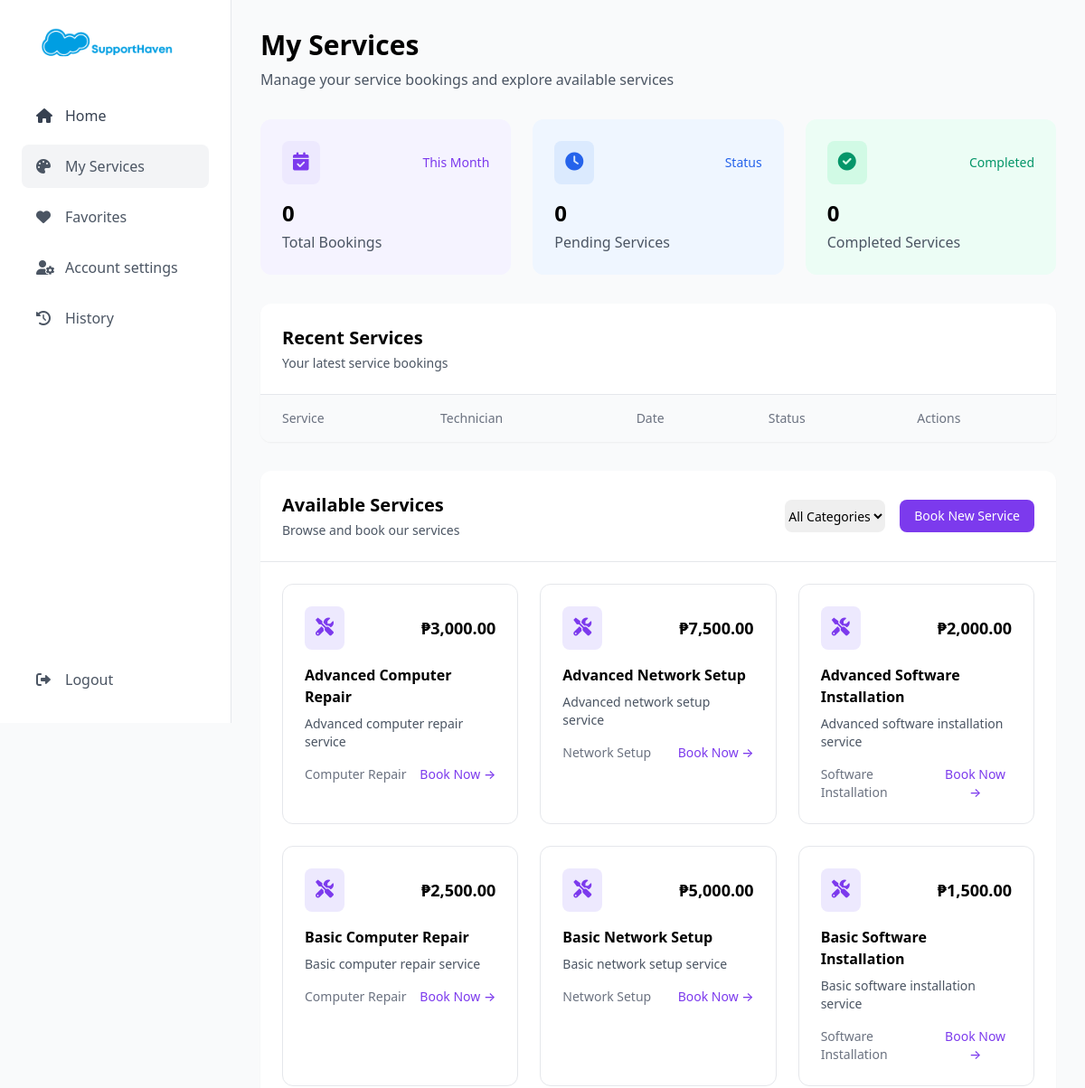
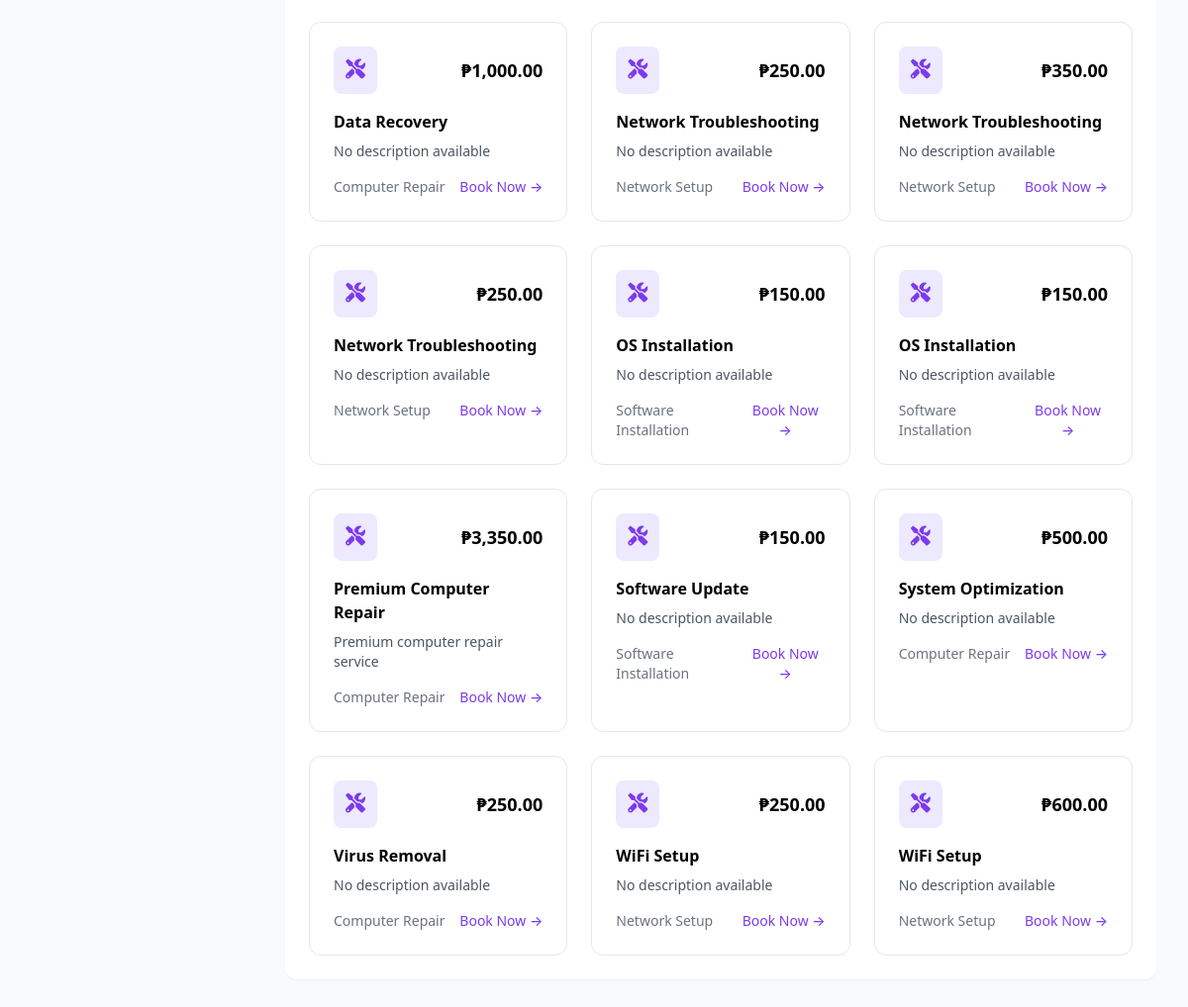
Screenshot of /my-services.php (signed in) with the database file from the repository (2 pictures, top to bottom).
### tables this page shows
CREATE TABLE `services` (
  `id` int(11) NOT NULL,
  `category_id` int(11) DEFAULT NULL,
  `name` varchar(100) NOT NULL,
  `price` decimal(10,2) NOT NULL,
  `description` text DEFAULT NULL
);

CREATE TABLE `categories` (
  `id` int(11) NOT NULL,
  `name` varchar(100) NOT NULL
);

### my-services.php (the view, shortened to what this page needs)
<?php
$database = new Connection();
$db = $database->getConnection();
$user_id = $_SESSION['user_id'];
$query = "SELECT b.*, s.name as service_name, t.firstname as technician_firstname, t.lastname as technician_lastname, t.id as technician_id, tech.skill_rating
          FROM bookings b
          JOIN services s ON b.service_id = s.id
          LEFT JOIN users t ON b.technician_id = t.id
          LEFT JOIN technicians tech ON t.id = tech.user_id
          WHERE b.user_id = :user_id
          ORDER BY b.booking_date DESC LIMIT 5";
$stmt = $db->prepare($query);
$stmt->bindParam(":user_id", $user_id);
$stmt->execute();
$recentServices = $stmt->fetchAll(PDO::FETCH_ASSOC);
$query = "SELECT s.*, c.name as category_name
          FROM services s
          JOIN categories c ON s.category_id = c.id
          ORDER BY s.name ASC";
$stmt = $db->prepare($query);
$stmt->execute();
$availableServices = $stmt->fetchAll(PDO::FETCH_ASSOC);
?>
<!DOCTYPE html>
<html lang="en">
<head>
    <link href="https://cdn.jsdelivr.net/npm/tailwindcss@2.2.19/dist/tailwind.min.css" rel="stylesheet">
    <link href="https://cdnjs.cloudflare.com/ajax/libs/font-awesome/6.0.0-beta3/css/all.min.css" rel="stylesheet">
</head>
<body class="bg-gray-50">
    <aside class="fixed left-0 top-0 h-screen w-64 bg-white border-r border-gray-200 flex flex-col">
        <div class="p-6">
            <a href="index.html">
                <img src="images/logo.png" alt="SupportHaven" class="h-12 mb-8 pl-4">
            </a>
            <nav class="space-y-2">
                <a href="user-landing.php" class="flex items-center px-4 py-3 text-gray-700 rounded-lg hover:bg-gray-100 rounded-lg ">
                    <i class="fas fa-home w-5 mr-3"></i> Home
                </a>
                <a href="my-services.php" class="flex items-center px-4 py-3 text-gray-600 hover:bg-gray-100 rounded-lg bg-gray-100">
                    <i class="fas fa-palette w-5 mr-3"></i> My Services
                </a>
                <a href="favorites.php" class="flex items-center px-4 py-3 text-gray-600 hover:bg-gray-100 rounded-lg">
                    <i class="fas fa-heart w-5 mr-3"></i> Favorites
                </a>
                <a href="#" class="flex items-center px-4 py-3 text-gray-600 hover:bg-gray-100 rounded-lg">
                    <i class="fas fa-user-cog w-5 mr-3"></i> Account settings
                </a>
                <a href="#" class="flex items-center px-4 py-3 text-gray-600 hover:bg-gray-100 rounded-lg">
                    <i class="fas fa-history w-5 mr-3"></i> History
                </a>
            </nav>
        </div>
        <div class="mt-auto p-6">
            <a href="logout.php" class="flex items-center px-4 py-3 text-gray-600 hover:bg-gray-100 rounded-lg">
                <i class="fas fa-sign-out-alt w-5 mr-3"></i> Logout
            </a>
        </div>
    </aside>
    <main class="ml-64 p-8">
        <div class="mb-8">
            <h1 class="text-3xl font-bold">My Services</h1>
            <p class="text-gray-600 mt-2">Manage your service bookings and explore available services</p>
        </div>
        <div class="grid grid-cols-3 gap-6 mb-8">
            <div class="bg-purple-50 rounded-xl p-6">
                <div class="flex items-center justify-between mb-4">
                    <span class="text-purple-600 bg-purple-100 p-3 rounded-lg">
                        <i class="fas fa-calendar-check text-xl"></i>
                    </span>
                    <span class="text-sm text-purple-600 font-medium">This Month</span>
                </div>
                <h3 class="text-2xl font-bold mb-1"><?php echo count($recentServices); ?></h3>
                <p class="text-gray-600">Total Bookings</p>
            </div>
            <div class="bg-blue-50 rounded-xl p-6">
                <div class="flex items-center justify-between mb-4">
                    <span class="text-blue-600 bg-blue-100 p-3 rounded-lg">
                        <i class="fas fa-clock text-xl"></i>
                    </span>
                    <span class="text-sm text-blue-600 font-medium">Status</span>
                </div>
                <h3 class="text-2xl font-bold mb-1">
                    <?php
                    $pendingCount = array_filter($recentServices, function($service) {
                        return $service['status'] === 'pending';
                    });
                    echo count($pendingCount);
                    ?>
                </h3>
                <p class="text-gray-600">Pending Services</p>
            </div>
            <div class="bg-green-50 rounded-xl p-6">
                <div class="flex items-center justify-between mb-4">
                    <span class="text-green-600 bg-green-100 p-3 rounded-lg">
                        <i class="fas fa-check-circle text-xl"></i>
                    </span>
                    <span class="text-sm text-green-600 font-medium">Completed</span>
                </div>
                <h3 class="text-2xl font-bold mb-1">
                    <?php
                    $completedCount = array_filter($recentServices, function($service) {
                        return $service['status'] === 'completed';
                    });
                    echo count($completedCount);
                    ?>
                </h3>
                <p class="text-gray-600">Completed Services</p>
            </div>
        </div>
        <div class="bg-white rounded-xl shadow-sm mb-8 overflow-hidden">
            <div class="p-6 border-b">
                <h2 class="text-xl font-bold">Recent Services</h2>
                <p class="text-gray-600 text-sm mt-1">Your latest service bookings</p>
            </div>
            <div class="overflow-x-auto">
                <table class="w-full">
                    <thead class="bg-gray-50">
                        <tr>
                            <th class="px-6 py-4 text-left text-sm font-medium text-gray-500">Service</th>
                            <th class="px-6 py-4 text-left text-sm font-medium text-gray-500">Technician</th>
                            <th class="px-6 py-4 text-left text-sm font-medium text-gray-500">Date</th>
                            <th class="px-6 py-4 text-left text-sm font-medium text-gray-500">Status</th>
                            <th class="px-6 py-4 text-left text-sm font-medium text-gray-500">Actions</th>
                        </tr>
                    </thead>
                </table>
            </div>
        </div>
        <div class="bg-white rounded-xl shadow-sm overflow-hidden">
            <div class="p-6 border-b">
                <div class="flex justify-between items-center">
                    <div>
                        <h2 class="text-xl font-bold">Available Services</h2>
                        <p class="text-gray-600 text-sm mt-1">Browse and book our services</p>
                    </div>
                    <div class="flex space-x-4">
                        <select class="rounded-lg border-gray-300 text-sm" onchange="filterServices(this.value)">
                            <option value="">All Categories</option>
                        </select>
                        <button class="bg-purple-600 text-white px-4 py-2 rounded-lg text-sm">
                            Book New Service
                        </button>
                    </div>
                </div>
            </div>
            <div class="grid grid-cols-3 gap-6 p-6">
                <?php foreach ($availableServices as $service): ?>
                <div class="bg-white rounded-xl border hover:shadow-lg transition p-6">
                    <div class="flex items-center justify-between mb-4">
                        <div class="text-purple-600 bg-purple-100 p-3 rounded-lg">
                            <i class="fas fa-tools text-xl"></i>
                        </div>
                        <span class="text-lg font-bold">₱<?php echo number_format($service['price'], 2); ?></span>
                    </div>
                    <h3 class="font-bold mb-2"><?php echo htmlspecialchars($service['name']); ?></h3>
                    <p class="text-gray-600 text-sm mb-4"><?php echo htmlspecialchars($service['description'] ?? 'No description available'); ?></p>
                    <div class="flex items-center justify-between">
                        <span class="text-sm text-gray-500"><?php echo htmlspecialchars($service['category_name']); ?></span>
                        <button class="text-purple-600 hover:text-purple-900 text-sm font-medium">
                            Book Now →
                        </button>
                    </div>
                </div>
                <?php endforeach; ?>
            </div>
        </div>
    </main>
</body>
</html>

### rows the page displays
services: price "3,000.00", name "Advanced Computer Repair", description "Advanced computer repair service", category.name "Computer Repair"
services: price "7,500.00", name "Advanced Network Setup", description "Advanced network setup service", category.name "Network Setup"
services: price "2,000.00", name "Advanced Software Installation", description "Advanced software installation service", category.name "Software Installation"
services: price "2,500.00", name "Basic Computer Repair", description "Basic computer repair service", category.name "Computer Repair"
services: price "5,000.00", name "Basic Network Setup", description "Basic network setup service", category.name "Network Setup"
services: price "1,500.00", name "Basic Software Installation", description "Basic software installation service", category.name "Software Installation"
services: price "1,000.00", name "Data Recovery", description "No description available", category.name "Computer Repair"
services: price "250.00", name "Network Troubleshooting", description "No description available", category.name "Network Setup"
services: price "350.00", name "Network Troubleshooting", description "No description available", category.name "Network Setup"
services: price "250.00", name "Network Troubleshooting", description "No description available", category.name "Network Setup"
services: price "150.00", name "OS Installation", description "No description available", category.name "Software Installation"
services: price "150.00", name "OS Installation", description "No description available", category.name "Software Installation"
services: price "3,350.00", name "Premium Computer Repair", description "Premium computer repair service", category.name "Computer Repair"
services: price "150.00", name "Software Update", description "No description available", category.name "Software Installation"
services: price "500.00", name "System Optimization", description "No description available", category.name "Computer Repair"
services: price "250.00", name "Virus Removal", description "No description available", category.name "Computer Repair"
services: price "250.00", name "WiFi Setup", description "No description available", category.name "Network Setup"
services: price "600.00", name "WiFi Setup", description "No description available", category.name "Network Setup"

### other values shown
count($recentServices) "0"
count($pendingCount) "0"
count($completedCount) "0"
